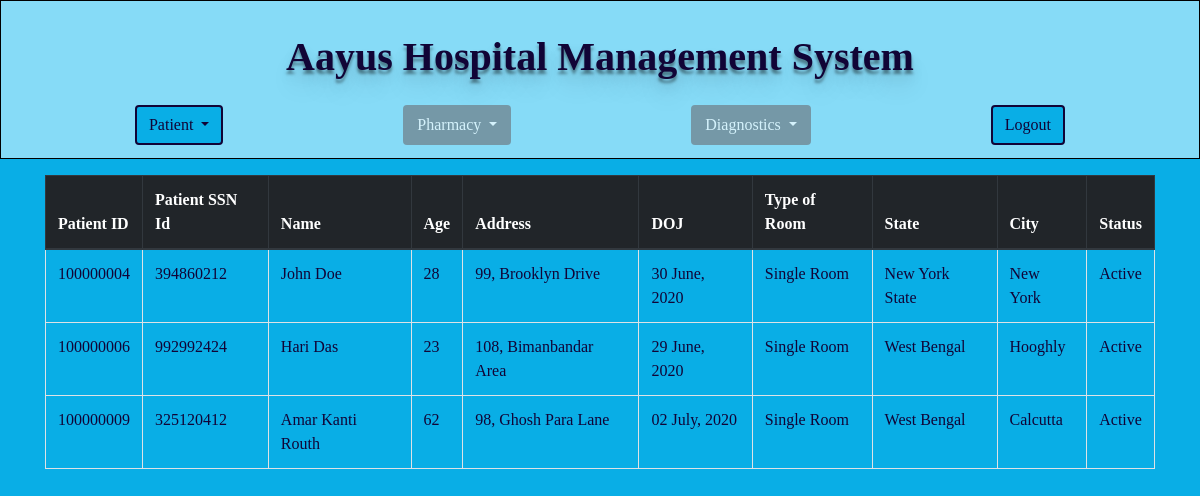
Page /pat_view (signed in) on the committed database.
### application/models.py (models this page shows)
class Patient(db.Model):
    __tablename__ = 'patient'
    ws_pat_id = Column(Integer, primary_key=True)
    ws_ssn = Column(Integer, unique=True)
    ws_pat_name = Column(String)
    ws_age = Column(Integer)
    ws_doj = Column(Date)
    ws_rtype = Column(String)
    ws_adrs = Column(String)
    patient_city = Column(String)
    patient_state = Column(String)
    patient_status = Column(String)
    medicines = db.relationship(
      "MedsIssue",
      backref="patient",
      cascade="all, save-update, merge, delete, delete-orphan"
      )
    diagnostics = db.relationship(
      "DiagsIssue",
      backref="patient",
      cascade="all, save-update, merge, delete, delete-orphan"
      )

### application/routes.py (the view)
@app.route('/pat_view')
@login_required
def pat_view():
    if not (current_user.is_authenticated and current_user.user_login_id == 'reception'):
        return redirect(url_for('home'))
    data = Patient.query.all()
    return render_template("pat_view.html", reception=True, title="View Patients", pat_view=True, data=data)

### application/models.py (called while the page is built)
@login_manager.user_loader
def load_user(id):
    return User.query.get(int(id))

### templates/pat_view.html (shortened to what this page needs)
{% extends 'home.html' %}
{% block content %}
<div class="table-responsive mt-3">
    <table class="table table-bordered">
      	<thead class="thead-dark">
		  	<tr>
				<th>Patient ID</th>
				<th>Patient SSN Id</th>
				<th>Name</th>
				<th>Age</th>
				<th>Address</th>
				<th>DOJ</th>
				<th>Type of Room</th>
				<th>State</th>
				<th>City</th>
				<th>Status</th>
        	</tr>
		</thead>
		<tbody>
			{% for i in data%}
				{% if i.patient_status == 'Active' %}
					<tr>
						<td>{{i.ws_pat_id}}</td>
						<td>{{i.ws_ssn}}</td>
						<td>{{i.ws_pat_name}}</td>
						<td>{{i.ws_age}}</td>
						<td>{{i.ws_adrs}}</td>
						<td>{{i.ws_doj.strftime("%d %B, %Y")}}</td>
						<td>{{i.ws_rtype}}</td>
						<td>{{i.patient_state}}</td>
						<td>{{i.patient_city}}</td>
						<td>{{i.patient_status}}</td>
					</tr>
				{% endif %}
			{% endfor %}
		</tbody>
	</table>
{% endblock %}

### templates/home.html (shortened to what this page needs)
{% extends "layout.html" %}
{% block mystyle %}
    <link rel="stylesheet" href="{{ url_for('static', filename='css/for_home.css') }}">
{% endblock %}
{% block nav %}
    {% include "includes/navgbar.html" %}
{% endblock %}

### templates/layout.html (shortened to what this page needs)
<!DOCTYPE html>
<html>
<head>
    <link rel="stylesheet" href="https://use.fontawesome.com/releases/v5.7.0/css/all.css">
    <link rel="stylesheet" href="https://maxcdn.bootstrapcdn.com/bootstrap/4.0.0/css/bootstrap.min.css">
    <link rel="stylesheet" href="{{ url_for('static', filename='css/for_layout.css') }}">
    {% block mystyle %}{% endblock %}
</head>
<body>
    <header>
        <h2>Aayus Hospital Management System</h2>
        {% block nav %}
        {% endblock %}
    </header>
    <div class="container">
        {% block content %}
        {% endblock %}
    </div>
</body>
</html>

### templates/includes/navgbar.html (shortened to what this page needs)
<div class="btn-group container" role="group">
    <div class="dropdown">
      <button class="btn btn-secondary dropdown-toggle" type="button" id="dropdownMenuButton" data-toggle="dropdown" aria-haspopup="true" aria-expanded="false" {% if not reception %} disabled="disabled" {% endif %}>
        Patient
      </button>
    </div>
    <div class="dropdown">
      <button class="btn btn-secondary dropdown-toggle" type="button" id="dropdownMenuButton" data-toggle="dropdown" aria-haspopup="true" aria-expanded="false" {% if not pharmacy %} disabled="disabled" {% endif %}>
        Pharmacy
      </button>
    </div>
    <div class="dropdown">
      <button class="btn btn-secondary dropdown-toggle" type="button" id="dropdownMenuButton" data-toggle="dropdown" aria-haspopup="true" aria-expanded="false" {% if not diagnostics %} disabled="disabled" {% endif %}>
        Diagnostics
      </button>
    </div>
    <a href="{{ url_for('logout') }}"><button type="button" class="btn btn-primary">Logout</button></a>
</div>

### static/css/for_layout.css (style rules this page uses)
body { margin: 0; padding: 0; font-family: Noto Sans JP; background: #09aee6; color: #110436; }
h2 { font-size: 2.5rem; text-align: center; margin-top: 2rem; margin-bottom: 3rem; font-weight: 700; text-shadow: 0px 4px 3px rgba(0,0,0,0.4), 0px 8px 13px rgba(0,0,0,0.1), 0px 18px 23px rgba(0,0,0,0.1); }
header { border: 1px solid black; background-color: #86dbf7; }

### static/css/for_home.css (style rules this page uses)
.btn-group { display: flex; justify-content: space-around; margin-bottom: 0.8rem; }
header > h2 { margin-bottom: 1.5rem; }
.btn-primary, .btn-secondary { background-color: #09aee6; color: #110436; border: 2px solid #110436; }

### rows in the picture
Patient: ws_pat_id "100000004", ws_ssn "394860212", ws_pat_name "John Doe", ws_age "28", ws_adrs "99, Brooklyn Drive", ws_doj "30 June, 2020", ws_rtype "Single Room", patient_state "New York State", patient_city "New York", patient_status "Active"
Patient: ws_pat_id "100000006", ws_ssn "992992424", ws_pat_name "Hari Das", ws_age "23", ws_adrs "108, Bimanbandar Area", ws_doj "29 June, 2020", ws_rtype "Single Room", patient_state "West Bengal", patient_city "Hooghly", patient_status "Active"
Patient: ws_pat_id "100000009", ws_ssn "325120412", ws_pat_name "Amar Kanti Routh", ws_age "62", ws_adrs "98, Ghosh Para Lane", ws_doj "02 July, 2020", ws_rtype "Single Room", patient_state "West Bengal", patient_city "Calcutta", patient_status "Active"
